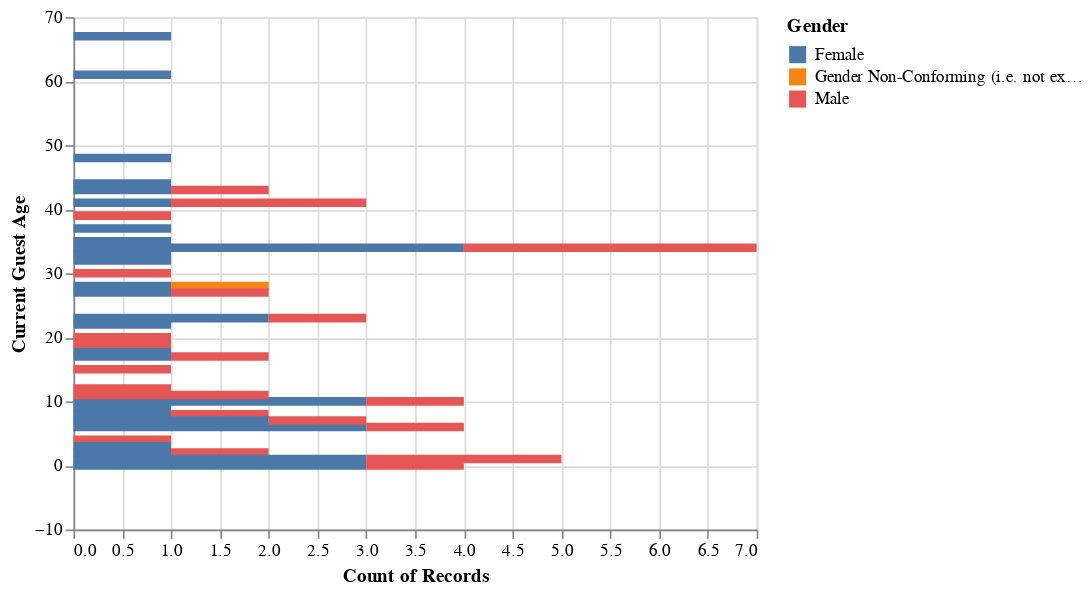

Notebook cell for this chart:
### Code cell
selection = alt.selection_multi(fields=["Gender"], bind="legend")

test2 = alt.Chart(source).mark_bar().encode(
    alt.Y("Current Age", title = "Current Guest Age"),
    alt.X('count()'),
    color="Gender",
    opacity=alt.condition(selection, alt.value(1), alt.value(0.2))
).add_selection(
    selection
)

# st.altair_chart(test2)
test2
